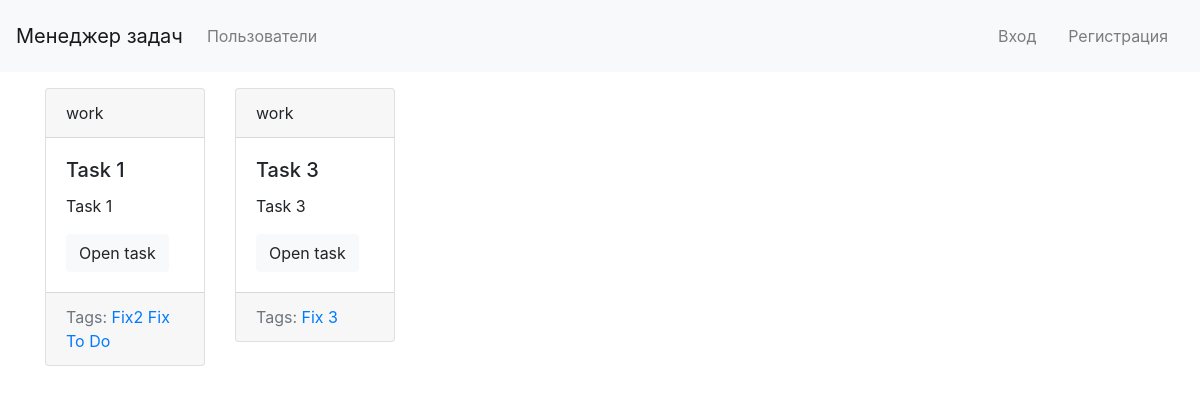
/tasks/status/2/, run on the app's committed database.
### tasks/models.py (models this page shows, shortened)
class Task(models.Model):
    name = models.CharField(max_length=200)
    description = models.TextField(blank=True)
    status = models.ForeignKey(
        TaskStatus,
        default=get_default_status,
        on_delete=models.CASCADE
    )
    creator = models.ForeignKey(
        User,
        on_delete=models.SET_NULL,
        null=True,
        blank=True,
        related_name='creator'
    )
    assigned_to = models.ForeignKey(
        User,
        on_delete=models.SET_NULL,
        null=True,
        blank=True,
        related_name='assigned_to'
    )
    tags = models.ManyToManyField('Tag', blank=True, related_name='tasks')
    def get_absolute_url(self):
        return reverse('tasks:task_detail_url', kwargs={'pk': self.id})

class TaskStatus(models.Model):
    NEW = 'new'
    WORK = 'work'
    TEST = 'test'
    DONE = 'done'
    STATUS_OPTIONS = [
        (NEW, 'New'),
        (WORK, 'In work'),
        (TEST, 'Testing'),
        (DONE, 'Done'),
    ]
    name = models.CharField(
        max_length=4,
        choices=STATUS_OPTIONS,
        unique=True,
        default=NEW,
    )
    def __str__(self):
        return self.name

class Tag(models.Model):
    title = models.CharField(max_length=50, unique=True)
    def get_absolute_url(self):
        return reverse('tasks:tag_detail_url', kwargs={'pk': self.id})

### tasks/views.py (the view)
# urls.py: path('status/<int:pk>/', views.StatusDetail.as_view(),
class StatusDetail(generic.DetailView):
    model = TaskStatus
    template_name = 'tasks/status_detail.html'

### tasks/templates/tasks/status_detail.html (shortened to what this page needs)
{% extends 'tasks/base_tasks.html' %}
{% block content %}
<div class="container">
    <div class="row">
        {% for task in taskstatus.task_set.all %}
        {% include 'tasks/includes/task_card_template.html' %}
        {% endfor %}
    </div>
</div>
{% endblock %}

### tasks/templates/tasks/includes/task_card_template.html
<div class="col-sm-2">
    <div class="card mb-3">
        <div class="card-header">
            {{ task.status }}
        </div>
        <div class="card-body">
            <h5 class="card-title">{{ task.name }}</h5>
            <p class="card-text">{{ task.description|truncatewords:10 }}</p>
            <a href="{{ task.get_absolute_url }}" class="btn btn-light">Open task</a>
        </div>
        <div class="card-footer text-muted">
            Tags:
            {% for tag in task.tags.all %}
            <a href="{{ tag.get_absolute_url }}">{{ tag.title }}</a>
            {% endfor %}
        </div>
    </div>
</div>

### data on the page
Task: status "work", name "Task 1", description "Task 1"
Tag: title "Fix2"
Tag: title "Fix"
Tag: title "To Do"
Task: status "work", name "Task 3", description "Task 3"
Tag: title "Fix 3"
